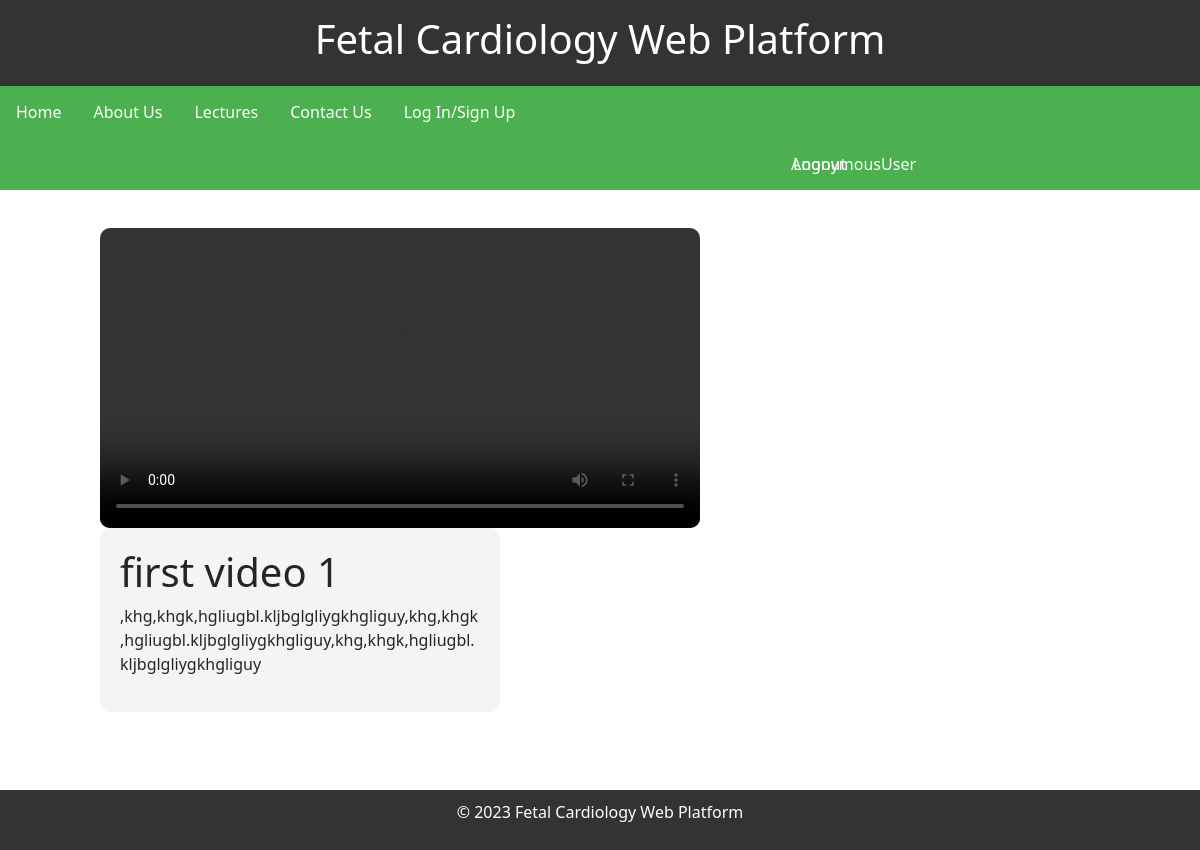
Page /play_video/2 on the committed database.
### app/models.py (models this page shows)
class Video(models.Model):
    Video_name = models.CharField(max_length=100)
    Video_discription = models.TextField(max_length=500)
    video_image = models.ImageField(upload_to='./static/images')
    Choose_catogory = models.ForeignKey(Lecture_category,
                                       on_delete=models.CASCADE)
    Choose_video= models.FileField(upload_to='./static/vedio')

### app/views.py (the view)
# urls.py: path('play_video/<int:id>',views.play_video,name='play_video'),
def play_video(request,id):
     get_video = Video.objects.get(id=id)
     return render(request,'main_video.html',{"l_video":get_video})

### app/templates/main_video.html (shortened to what this page needs)
{% extends 'index.html' %}
{% block content %}
{% load static %}
<div class="video-container">
    <video controls>
        <source src="/{{ l_video.Choose_video }}" type="video/mp4">
    </video>
    <div class="description-container">
        <div>
            <h1>{{l_video.Video_name}}</h1>
            <p style="overflow-wrap: break-word;
        ">{{l_video.Video_discription}}</p>
        </div>
    </div>
</div>
{% endblock content %}

### app/templates/index.html (style rules this page uses)
body { margin: 0; font-family: 'Segoe UI', Tahoma, Geneva, Verdana, sans-serif; background-color: #f0f0f0; color: #333; }

### app/templates/main_video.html (style rules this page uses)
.video-container { display: flex; flex-wrap: wrap; justify-content: space-between; align-items: flex-start; height: 100%; padding: 38px; box-sizing: border-box; padding-left: 100px; padding-right: 246px; }
video { width: 600px; height: auto; border-radius: 10px; margin-right: 20px; }
.description-container { box-sizing: border-box; padding: 20px; width: calc(100% - 340px); max-width: 400px; background-color: #f4f4f4; border-radius: 10px; }

### rows in the picture
Video: Video_name "first video 1", Video_discription ",khg,khgk,hgliugbl.kljbglgliygkhgliguy,khg,khgk,hgliugbl.kljbglgliygkhgliguy,khg,khgk,hgliugbl.kljbglgliygkhgliguy"

### other values in the picture
{{ user }} "AnonymousUser"
